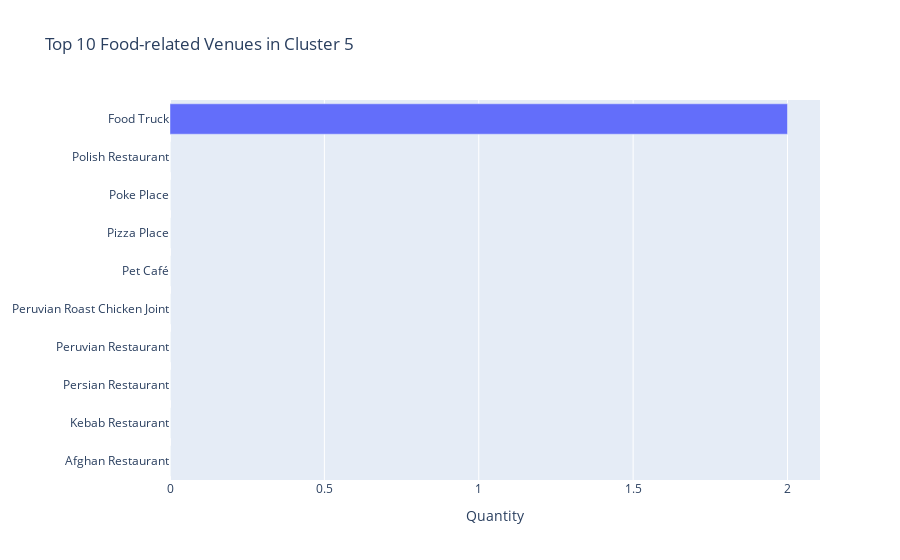

Notebook cell for this chart:
### Markdown cell above
Cluster 5

### Code cell
plot_cluster(5)

### Figure 1 — Plotly figure (JSON) as saved in the notebook; plotly's stock layout.template omitted (floating-point values rounded to 4 significant figures)
{"data": [{"orientation": "h", "type": "bar", "x": [0, 0, 0, 0, 0, 0, 0, 0, 0, 2], "y": ["Afghan Restaurant", "Kebab Restaurant", "Persian Restaurant", "Peruvian Restaurant", "Peruvian Roast Chicken Joint", "Pet Café", "Pizza Place", "Poke Place", "Polish Restaurant", "Food Truck"]}], "layout": {"title": {"text": "Top 10 Food-related Venues in Cluster 5"}, "xaxis": {"title": {"text": "Quantity"}}}}
